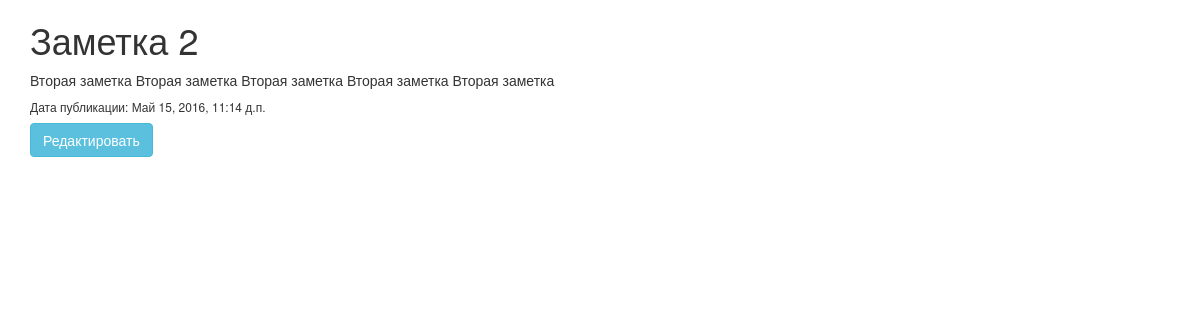
Page /note/2/ on the committed database.
### note/models.py (models this page shows)
class Note(models.Model):
    class Meta:
        db_table = 'note'
    note_name = models.CharField(max_length=200, blank=True)
    note_text = models.CharField(max_length=2000, blank=True)
    note_date = models.DateTimeField(default=datetime.datetime.now())

### note/views.py (the view)
# urls.py: url(r'^note/(?P<note_id>\d+)/$', 'note.views.note'),
def note(request, note_id):
    context = {
        'note': Note.objects.get(id=note_id),
    }
    return render(request, 'note.html', context)

### note/templates/note.html
{% extends 'base.html' %}
{% block content %}
<div>
    <h1>{{ note.note_name }}</h1>
    <p>{{ note.note_text }}</p>
    <h6>Дата публикации: {{ note.note_date }}</h6>
    <input type="button" class="btn btn-info" value="Редактировать" name="edit" >
</div>
{% endblock %}

### rows in the picture
Note: note_name "Заметка 2", note_text "Вторая заметка Вторая заметка Вторая заметка Вторая заметка Вторая заметка", note_date "Май 15, 2016, 11:14 д.п."
